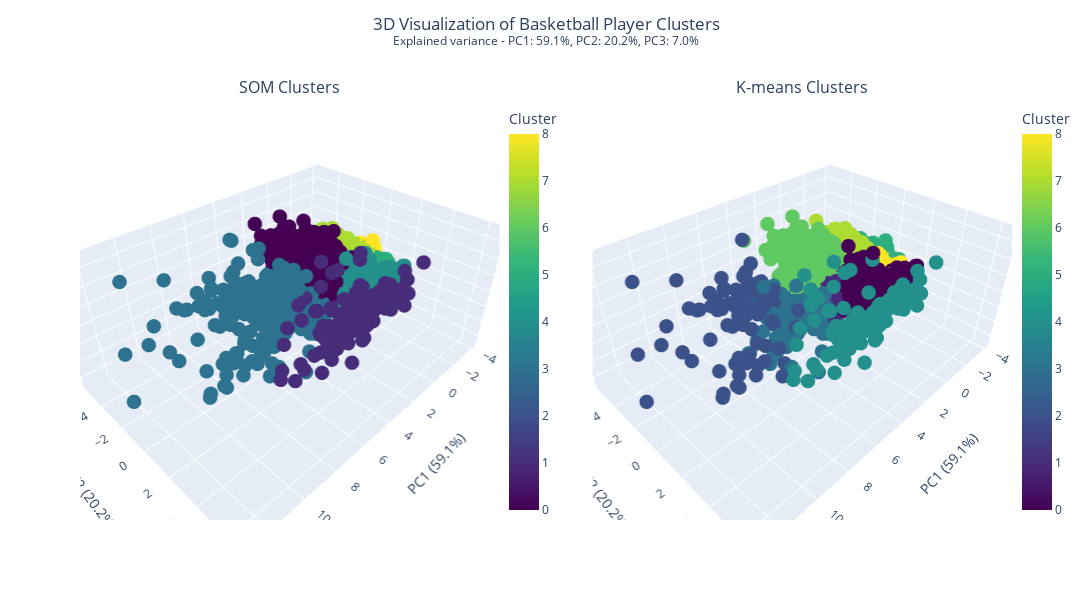

Notebook code for this chart:
### Code cell
import pandas as pd
import numpy as np
from sklearn.preprocessing import StandardScaler
from sklearn.decomposition import PCA
from minisom import MiniSom
from sklearn.cluster import KMeans
import plotly.express as px
import plotly.graph_objects as go
from plotly.subplots import make_subplots

# Load and prepare data
data = pd.read_csv('forPCA.csv')
data = data.drop(data.columns[0], axis=1)
data = data.dropna()

# Select features
selected_features = ['PTS', 'TRB', 'AST', 'STL', 'BLK', '2PA', '3P', '3PA', 'FT', 'poss', 'PER']
X = data[selected_features].values

# Standardize features
scaler = StandardScaler()
X_scaled = scaler.fit_transform(X)

# Apply PCA for 3D visualization
pca = PCA(n_components=3)
X_pca_3d = pca.fit_transform(X_scaled)

# Initialize and train SOM
som_shape = (3, 3)  # 9 clusters
som = MiniSom(som_shape[0], som_shape[1], X_scaled.shape[1],
              sigma=1.0, learning_rate=0.5,
              neighborhood_function='gaussian',
              random_seed=42)

som.random_weights_init(X_scaled)
som.train(X_scaled, 20000, verbose=True)

# Get SOM clusters
winners = np.array([som.winner(x) for x in X_scaled])
som_cluster_labels = np.ravel_multi_index(winners.T, som_shape)

# Apply K-means
kmeans = KMeans(n_clusters=9, random_state=42, n_init=10)
kmeans_cluster_labels = kmeans.fit_predict(X_scaled)

# Create DataFrame for plotting
plot_df = pd.DataFrame({
    'PC1': X_pca_3d[:, 0],
    'PC2': X_pca_3d[:, 1],
    'PC3': X_pca_3d[:, 2],
    'SOM_Cluster': som_cluster_labels,
    'KMeans_Cluster': kmeans_cluster_labels
})

# Calculate explained variance ratios
explained_var = pca.explained_variance_ratio_ * 100

# Create 3D subplots
fig = make_subplots(
    rows=1, cols=2,
    specs=[[{'type': 'scatter3d'}, {'type': 'scatter3d'}]],
    subplot_titles=('SOM Clusters', 'K-means Clusters')
)

# Add SOM clusters
fig.add_trace(
    go.Scatter3d(
        x=plot_df['PC1'],
        y=plot_df['PC2'],
        z=plot_df['PC3'],
        mode='markers',
        marker=dict(
            size=5,
            color=plot_df['SOM_Cluster'],
            colorscale='Viridis',
            showscale=True,
            colorbar=dict(x=0.45, title='Cluster')
        ),
        text=[f'Cluster {c}' for c in plot_df['SOM_Cluster']],
        hovertemplate='<b>Cluster:</b> %{text}<br>' +
                      '<b>PC1:</b> %{x:.2f}<br>' +
                      '<b>PC2:</b> %{y:.2f}<br>' +
                      '<b>PC3:</b> %{z:.2f}<br>',
        name='SOM'
    ),
    row=1, col=1
)

# Add K-means clusters
fig.add_trace(
    go.Scatter3d(
        x=plot_df['PC1'],
        y=plot_df['PC2'],
        z=plot_df['PC3'],
        mode='markers',
        marker=dict(
            size=5,
            color=plot_df['KMeans_Cluster'],
            colorscale='Viridis',
            showscale=True,
            colorbar=dict(x=1.0, title='Cluster')
        ),
        text=[f'Cluster {c}' for c in plot_df['KMeans_Cluster']],
        hovertemplate='<b>Cluster:</b> %{text}<br>' +
                      '<b>PC1:</b> %{x:.2f}<br>' +
                      '<b>PC2:</b> %{y:.2f}<br>' +
                      '<b>PC3:</b> %{z:.2f}<br>',
        name='K-means'
    ),
    row=1, col=2
)

# Update layout
fig.update_layout(
    title=dict(
        text='3D Visualization of Basketball Player Clusters<br>' +
             f'<sup>Explained variance - PC1: {explained_var[0]:.1f}%, ' +
             f'PC2: {explained_var[1]:.1f}%, PC3: {explained_var[2]:.1f}%</sup>',
        x=0.5,
        y=0.95
    ),
    width=1200,
    height=600,
    showlegend=False,
    scene=dict(
        xaxis_title=f"PC1 ({explained_var[0]:.1f}%)",
        yaxis_title=f"PC2 ({explained_var[1]:.1f}%)",
        zaxis_title=f"PC3 ({explained_var[2]:.1f}%)"
    ),
    scene2=dict(
        xaxis_title=f"PC1 ({explained_var[0]:.1f}%)",
        yaxis_title=f"PC2 ({explained_var[1]:.1f}%)",
        zaxis_title=f"PC3 ({explained_var[2]:.1f}%)"
    )
)

# Show plot
fig.show()

# Save cluster assignments and PCA coordinates
results = pd.DataFrame({
    'SOM_Cluster': som_cluster_labels,
    'KMeans_Cluster': kmeans_cluster_labels,
    'PC1': X_pca_3d[:, 0],
    'PC2': X_pca_3d[:, 1],
    'PC3': X_pca_3d[:, 2]
})

# Add original features
for i, feature in enumerate(selected_features):
    results[feature] = X_scaled[:, i]

results.to_csv('3d_clustering_results.csv', index=False)

# Print cluster analysis
print("\nCluster Size Analysis:")
print("\nSOM Clusters:")
print(results['SOM_Cluster'].value_counts().sort_index())
print("\nK-means Clusters:")
print(results['KMeans_Cluster'].value_counts().sort_index())

# Calculate cluster centers in original feature space
print("\nCluster Centers (Original Features):")
som_centers = pd.DataFrame(X_scaled, columns=selected_features).groupby(som_cluster_labels).mean()
kmeans_centers = pd.DataFrame(X_scaled, columns=selected_features).groupby(kmeans_cluster_labels).mean()

print("\nSOM Cluster Centers:")
print(som_centers)
print("\nK-means Cluster Centers:")
print(kmeans_centers)

### Figure 1 — Plotly figure (JSON) as saved in the notebook; plotly's stock layout.template omitted (floating-point values rounded to 4 significant figures; data arrays with more than 128 entries replaced by an {"elided": "..."} marker saying what was removed)
{"data": [{"hovertemplate": "<b>Cluster:</b> %{text}<br><b>PC1:</b> %{x:.2f}<br><b>PC2:</b> %{y:.2f}<br><b>PC3:</b> %{z:.2f}<br>", "marker": {"color": {"elided": "2376 int values"}, "colorbar": {"title": {"text": "Cluster"}, "x": 0.45}, "colorscale": [[0, "#440154"], [0.1111, "#482878"], [0.2222, "#3e4989"], [0.3333, "#31688e"], [0.4444, "#26828e"], [0.5556, "#1f9e89"], [0.6667, "#35b779"], [0.7778, "#6ece58"], [0.8889, "#b5de2b"], [1, "#fde725"]], "showscale": true, "size": 5}, "mode": "markers", "name": "SOM", "scene": "scene", "text": {"elided": "2376 str values"}, "type": "scatter3d", "x": {"elided": "2376 float values"}, "y": {"elided": "2376 float values"}, "z": {"elided": "2376 float values"}}, {"hovertemplate": "<b>Cluster:</b> %{text}<br><b>PC1:</b> %{x:.2f}<br><b>PC2:</b> %{y:.2f}<br><b>PC3:</b> %{z:.2f}<br>", "marker": {"color": {"elided": "2376 int values"}, "colorbar": {"title": {"text": "Cluster"}, "x": 1}, "colorscale": [[0, "#440154"], [0.1111, "#482878"], [0.2222, "#3e4989"], [0.3333, "#31688e"], [0.4444, "#26828e"], [0.5556, "#1f9e89"], [0.6667, "#35b779"], [0.7778, "#6ece58"], [0.8889, "#b5de2b"], [1, "#fde725"]], "showscale": true, "size": 5}, "mode": "markers", "name": "K-means", "scene": "scene2", "text": {"elided": "2376 str values"}, "type": "scatter3d", "x": {"elided": "2376 float values"}, "y": {"elided": "2376 float values"}, "z": {"elided": "2376 float values"}}], "layout": {"annotations": [{"font": {"size": 16}, "showarrow": false, "text": "SOM Clusters", "x": 0.225, "xanchor": "center", "xref": "paper", "y": 1, "yanchor": "bottom", "yref": "paper"}, {"font": {"size": 16}, "showarrow": false, "text": "K-means Clusters", "x": 0.775, "xanchor": "center", "xref": "paper", "y": 1, "yanchor": "bottom", "yref": "paper"}], "height": 600, "scene": {"domain": {"x": [0, 0.45], "y": [0, 1]}, "xaxis": {"title": {"text": "PC1 (59.1%)"}}, "yaxis": {"title": {"text": "PC2 (20.2%)"}}, "zaxis": {"title": {"text": "PC3 (7.0%)"}}}, "scene2": {"domain": {"x": [0.55, 1], "y": [0, 1]}, "xaxis": {"title": {"text": "PC1 (59.1%)"}}, "yaxis": {"title": {"text": "PC2 (20.2%)"}}, "zaxis": {"title": {"text": "PC3 (7.0%)"}}}, "showlegend": false, "title": {"text": "3D Visualization of Basketball Player Clusters<br><sup>Explained variance - PC1: 59.1%, PC2: 20.2%, PC3: 7.0%</sup>", "x": 0.5, "y": 0.95}, "width": 1200}}
